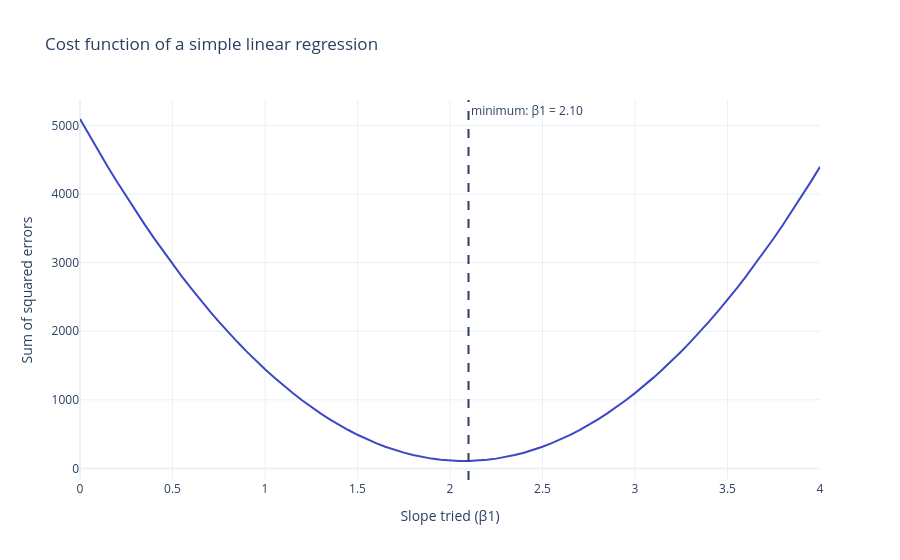

Notebook code cell kept with this figure:
### Markdown cell above
### See it with data 🔬: the cost function is a bowl

Let's make the cost function concrete. We generate 30 points that follow $y = 2x + 1$ plus some noise, then we try many candidate slopes (keeping the intercept at 1) and compute the sum of squared errors for each of them. The best slope is simply the bottom of the curve.

### Code cell
rng = np.random.default_rng(0)
x = rng.uniform(0, 10, 30)
y = 2 * x + 1 + rng.normal(0, 2, 30)   # true slope = 2

slopes = np.linspace(0, 4, 81)
cost = [np.sum((y - (s * x + 1)) ** 2) for s in slopes]   # sum of squared errors

best = slopes[np.argmin(cost)]
print(f"Cost with slope 0: {cost[0]:.0f}")
print(f"Lowest cost: {min(cost):.0f}, reached for slope = {best:.2f}")

fig = px.line(x=slopes, y=cost, title="Cost function of a simple linear regression",
              labels={"x": "Slope tried (β1)", "y": "Sum of squared errors"})
fig.add_vline(x=best, line_dash="dash", annotation_text=f"minimum: β1 = {best:.2f}")
fig.show()

### Figure 1 — Plotly figure (JSON) as saved in the notebook; plotly's stock layout.template omitted (floating-point values rounded to 4 significant figures)
{"data": [{"hovertemplate": "Slope tried (β1)=%{x}<br>Sum of squared errors=%{y}<extra></extra>", "legendgroup": "", "line": {"color": "#3B47C4", "dash": "solid"}, "marker": {"symbol": "circle"}, "mode": "lines", "name": "", "orientation": "v", "showlegend": false, "type": "scatter", "x": [0.0, 0.05, 0.1, 0.15, 0.2, 0.25, 0.3, 0.35, 0.4, 0.45, 0.5, 0.55, 0.6, 0.65, 0.7, 0.75, 0.8, 0.85, 0.9, 0.95, 1.0, 1.05, 1.1, 1.15, 1.2, 1.25, 1.3, 1.35, 1.4, 1.45, 1.5, 1.55, 1.6, 1.65, 1.7, 1.75, 1.8, 1.85, 1.9, 1.95, 2.0, 2.05, 2.1, 2.15, 2.2, 2.25, 2.3, 2.35, 2.4, 2.45, 2.5, 2.55, 2.6, 2.65, 2.7, 2.75, 2.8, 2.85, 2.9, 2.95, 3.0, 3.05, 3.1, 3.15, 3.2, 3.25, 3.3, 3.35, 3.4, 3.45, 3.5, 3.55, 3.6, 3.65, 3.7, 3.75, 3.8, 3.85, 3.9, 3.95, 4.0], "xaxis": "x", "y": [5094.0, 4856.0, 4625.0, 4399.0, 4179.0, 3965.0, 3756.0, 3554.0, 3357.0, 3166.0, 2980.0, 2801.0, 2627.0, 2459.0, 2297.0, 2141.0, 1990.0, 1846.0, 1707.0, 1574.0, 1446.0, 1325.0, 1209.0, 1099.0, 994.7, 896.2, 803.6, 716.7, 635.7, 560.4, 490.9, 427.2, 369.3, 317.2, 270.8, 230.3, 195.5, 166.6, 143.4, 126.0, 114.4, 108.6, 108.6, 114.3, 125.9, 143.2, 166.3, 195.3, 230.0, 270.5, 316.7, 368.8, 426.7, 490.3, 559.8, 635.0, 716.0, 802.8, 895.4, 993.8, 1098.0, 1208.0, 1324.0, 1445.0, 1573.0, 1706.0, 1845.0, 1989.0, 2140.0, 2296.0, 2458.0, 2626.0, 2800.0, 2979.0, 3164.0, 3355.0, 3552.0, 3755.0, 3963.0, 4177.0, 4397.0], "yaxis": "y"}], "layout": {"annotations": [{"showarrow": false, "text": "minimum: β1 = 2.10", "x": 2.1, "xanchor": "left", "xref": "x", "y": 1, "yanchor": "top", "yref": "y domain"}], "legend": {"tracegroupgap": 0}, "shapes": [{"line": {"dash": "dash"}, "type": "line", "x0": 2.1, "x1": 2.1, "xref": "x", "y0": 0, "y1": 1, "yref": "y domain"}], "title": {"text": "Cost function of a simple linear regression"}, "xaxis": {"anchor": "y", "domain": [0.0, 1.0], "title": {"text": "Slope tried (β1)"}}, "yaxis": {"anchor": "x", "domain": [0.0, 1.0], "title": {"text": "Sum of squared errors"}}}}
